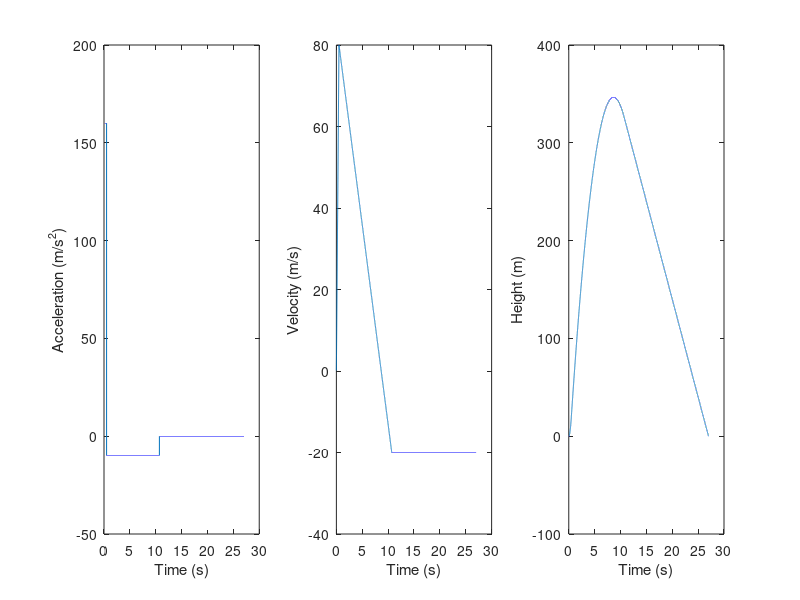

This figure's MATLAB source:
%% Question by maistr09, Code by Surya Penmetsa
% The flight path of a model rocket with mass 0.1 kg. During the first
% T(inital) 0.015 seconds, the rocket is propelled forward by the rocket
% engine with a force of 16N. The rocket then flies up while slowing down
% under teh force of gravity once the engine is switched off at T(inital)
% seconds. After the rocket reaches its apex, it starts to fall back down.
% When its forward velocity reaches 20 m/s the parachute opens (assumed to
% be opend instantly) and the rocket continues to drop at a constant
% velocity of 20m/s until it hits the ground.
% 
% Create a MATLAB script that determines and plots the (height against
% time) abd (velocity against time) of the model rocket as a function of
% time of flight.
%
% Repeat the experiment for T(initial) = 0.1, 0.3

mass = 0.1;

accelerationArray = [];
velocityArray = [];
heightArray = [];
presentVelocity = 0;
previousVelocity = 0;
presentHeight = 0;
previousHeight = 0;
dt = 0.001;
timeInitial = 0.5;

for time = 0:dt:100;
    if(time < timeInitial)
        force = 16;
        presentAcceleration = force/mass;
    else
        presentAcceleration = -9.8;
    end
    if(presentVelocity <= -20)
        presentVelocity = -20;
        presentAcceleration = 0;
    end
    presentVelocity = previousVelocity + presentAcceleration*dt;
    
    presentHeight = previousHeight + presentVelocity*dt;
    accelerationArray = [accelerationArray presentAcceleration];
    velocityArray = [velocityArray presentVelocity];
    heightArray = [heightArray presentHeight];
    
    if(presentHeight <= 0)
        break;
    end
    
    previousVelocity = presentVelocity;
    previousHeight = presentHeight;
end
endTime = (size(accelerationArray)-1)*dt;


subplot(1,3,1), plot(0:dt:endTime(2), accelerationArray);
xlabel('Time (s)'); ylabel('Acceleration (m/s^2)');
subplot(1,3,2), plot(0:dt:endTime(2), velocityArray);
xlabel('Time (s)'); ylabel('Velocity (m/s)');
subplot(1,3,3), plot(0:dt:endTime(2), heightArray);
xlabel('Time (s)'); ylabel('Height (m)');

